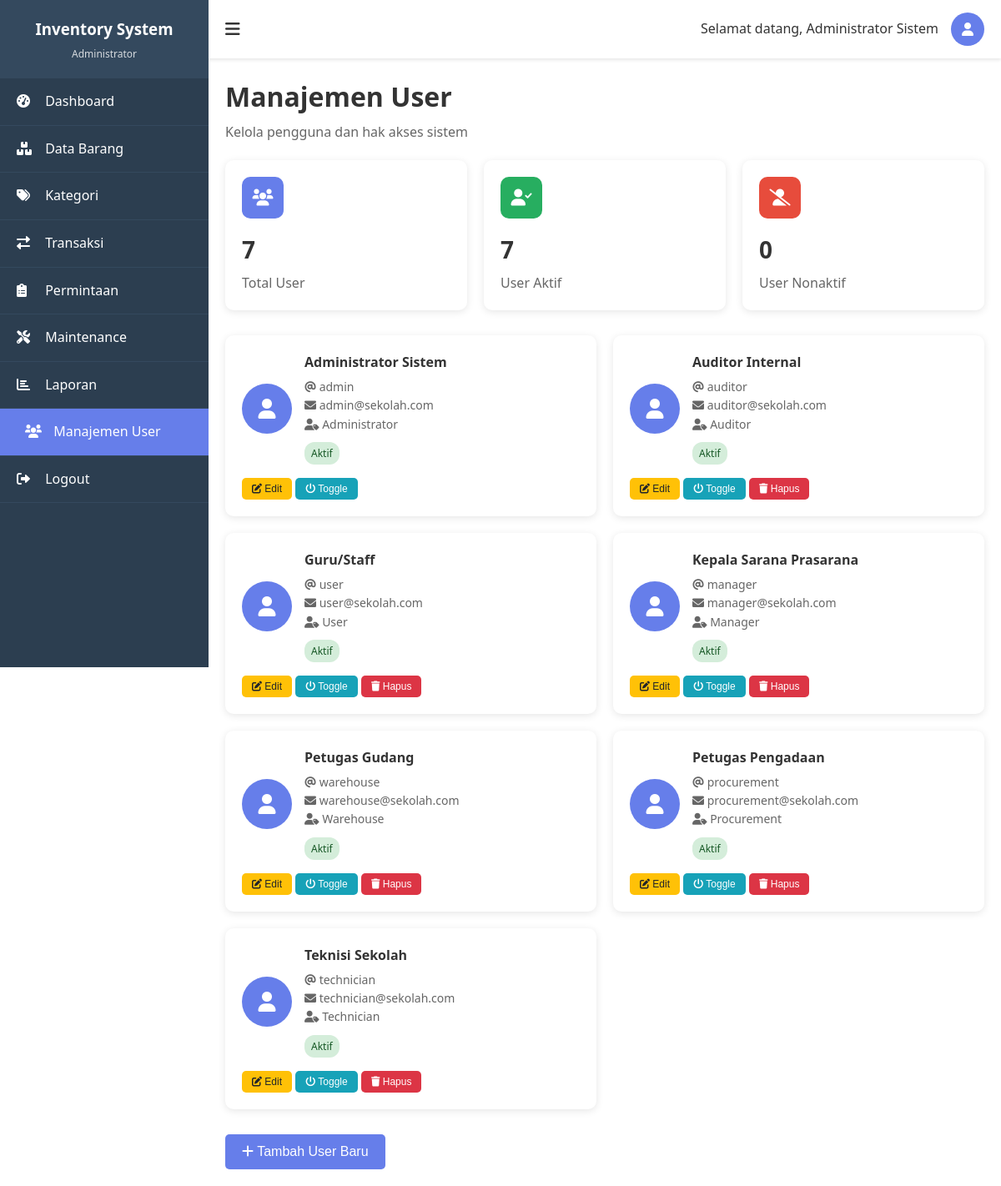
The page /pages/users.php (signed in) on the database its author committed.
### tables this page shows
CREATE TABLE users (
    id INT PRIMARY KEY AUTO_INCREMENT,
    username VARCHAR(50) UNIQUE NOT NULL,
    password VARCHAR(255) NOT NULL,
    full_name VARCHAR(100) NOT NULL,
    email VARCHAR(100),
    role_id INT,
    is_active BOOLEAN DEFAULT TRUE,
    created_at TIMESTAMP DEFAULT CURRENT_TIMESTAMP,
    FOREIGN KEY (role_id) REFERENCES roles(id)
);

CREATE TABLE roles (
    id INT PRIMARY KEY AUTO_INCREMENT,
    role_name VARCHAR(50) NOT NULL,
    description TEXT
);

### config/auth.php (called while the page is built, shortened)
<?php
require_once 'database.php';
class Auth {
    public function __construct() {
        $database = new Database();
    }
    public function isLoggedIn() {
        return isset($_SESSION['user_id']);
    }
    public function hasRole($roles) {
        if(is_array($roles)) {
            return in_array($_SESSION['role_name'], $roles);
        }
        return $_SESSION['role_name'] === $roles;
    }
}
?>

### config/database.php (called while the page is built, shortened)
<?php
class Database {
    private $host = "localhost";
    private $username = "root";
    private $password = "";
    private $database = "inventory_sekolah";
    public function connect() {
        $this->conn = null;
        try {
            $this->conn = new PDO("mysql:host=" . $this->host . ";dbname=" . $this->database,
                                $this->username, $this->password);
            $this->conn->setAttribute(PDO::ATTR_ERRMODE, PDO::ERRMODE_EXCEPTION);
        } catch(PDOException $e) {
            echo "Connection error: " . $e->getMessage();
        }
        return $this->conn;
    }
}
?>

### pages/users.php (the view, shortened to what this page needs)
<?php
require_once '../config/auth.php';
require_once '../config/database.php';
$auth = new Auth();
$auth->requireLogin();
$database = new Database();
$db = $database->connect();
$stmt = $db->query("SELECT u.*, r.role_name FROM users u JOIN roles r ON u.role_id = r.id ORDER BY u.full_name");
$users = $stmt->fetchAll(PDO::FETCH_ASSOC);
$stmt = $db->query("SELECT
    COUNT(*) as total_users,
    SUM(CASE WHEN is_active = 1 THEN 1 ELSE 0 END) as active_users,
    SUM(CASE WHEN is_active = 0 THEN 1 ELSE 0 END) as inactive_users
    FROM users");
$user_stats = $stmt->fetch(PDO::FETCH_ASSOC);
?>
<!DOCTYPE html>
<html lang="id">
<head>
    <link href="https://cdnjs.cloudflare.com/ajax/libs/font-awesome/6.0.0/css/all.min.css" rel="stylesheet">
    <link href="../assets/css/style.css" rel="stylesheet">
    <link href="../assets/css/additional.css" rel="stylesheet">
</head>
<body>
    <div class="dashboard">
        <nav class="sidebar" id="sidebar">
            <div class="sidebar-header">
                <h3>Inventory System</h3>
                <p><?php echo $_SESSION['role_name']; ?></p>
            </div>
            <ul class="sidebar-nav">
                <li><a href="dashboard.php"><i class="fas fa-tachometer-alt"></i> Dashboard</a></li>
                <li><a href="items.php"><i class="fas fa-boxes"></i> Data Barang</a></li>
                <li><a href="categories.php"><i class="fas fa-tags"></i> Kategori</a></li>
                <?php if($auth->hasRole(['Administrator', 'Manager', 'Procurement', 'Warehouse'])): ?>
                <li><a href="transactions.php"><i class="fas fa-exchange-alt"></i> Transaksi</a></li>
                <?php endif; ?>
                <?php if($auth->hasRole(['Administrator', 'Manager', 'Procurement'])): ?>
                <li><a href="requests.php"><i class="fas fa-clipboard-list"></i> Permintaan</a></li>
                <?php endif; ?>
                <?php if($auth->hasRole(['Administrator', 'Technician'])): ?>
                <li><a href="maintenance.php"><i class="fas fa-tools"></i> Maintenance</a></li>
                <?php endif; ?>
                <?php if($auth->hasRole(['Administrator', 'Manager', 'Auditor'])): ?>
                <li><a href="reports.php"><i class="fas fa-chart-bar"></i> Laporan</a></li>
                <?php endif; ?>
                <?php if($auth->hasRole(['Administrator'])): ?>
                <li><a href="users.php" class="active"><i class="fas fa-users"></i> Manajemen User</a></li>
                <?php endif; ?>
                <li><a href="../config/logout.php"><i class="fas fa-sign-out-alt"></i> Logout</a></li>
            </ul>
        </nav>
        <div class="main-content" id="main-content">
            <div class="topbar">
                <button class="menu-toggle" id="menu-toggle">
                    <i class="fas fa-bars"></i>
                </button>
                <div class="user-info">
                    <span>Selamat datang, <?php echo $_SESSION['full_name']; ?></span>
                    <div class="user-avatar">
                        <i class="fas fa-user"></i>
                    </div>
                </div>
            </div>
            <div class="content">
                <div class="page-title">
                    <h1>Manajemen User</h1>
                    <p>Kelola pengguna dan hak akses sistem</p>
                </div>
                <div class="stats-grid">
                    <div class="stat-card primary">
                        <div class="icon">
                            <i class="fas fa-users"></i>
                        </div>
                        <h3><?php echo $user_stats['total_users']; ?></h3>
                        <p>Total User</p>
                    </div>
                    <div class="stat-card success">
                        <div class="icon">
                            <i class="fas fa-user-check"></i>
                        </div>
                        <h3><?php echo $user_stats['active_users']; ?></h3>
                        <p>User Aktif</p>
                    </div>
                    <div class="stat-card danger">
                        <div class="icon">
                            <i class="fas fa-user-slash"></i>
                        </div>
                        <h3><?php echo $user_stats['inactive_users']; ?></h3>
                        <p>User Nonaktif</p>
                    </div>
                </div>
                <div class="user-grid">
                    <?php foreach($users as $user): ?>
                    <div class="user-card">
                        <div class="user-card-header">
                            <div class="user-avatar-large">
                                <i class="fas fa-user"></i>
                            </div>
                            <div class="user-info-card">
                                <h4><?php echo htmlspecialchars($user['full_name']); ?></h4>
                                <p><i class="fas fa-at"></i> <?php echo htmlspecialchars($user['username']); ?></p>
                                <p><i class="fas fa-envelope"></i> <?php echo htmlspecialchars($user['email']); ?></p>
                                <p><i class="fas fa-user-tag"></i> <?php echo htmlspecialchars($user['role_name']); ?></p>
                                <span class="user-status <?php echo $user['is_active'] ? 'active' : 'inactive'; ?>">
                                    <?php echo $user['is_active'] ? 'Aktif' : 'Nonaktif'; ?>
                                </span>
                            </div>
                        </div>
                        <div class="user-actions">
                            <button class="btn btn-sm btn-warning" onclick="editUser(<?php echo htmlspecialchars(json_encode($user)); ?>)">
                                <i class="fas fa-edit"></i> Edit
                            </button>
                            <button class="btn btn-sm btn-info" onclick="toggleUserStatus(<?php echo $user['id']; ?>, '<?php echo htmlspecialchars($user['full_name']); ?>')">
                                <i class="fas fa-power-off"></i> Toggle
                            </button>
                            <?php if($user['id'] != $_SESSION['user_id']): ?>
                            <button class="btn btn-sm btn-danger" onclick="deleteUser(<?php echo $user['id']; ?>, '<?php echo htmlspecialchars($user['full_name']); ?>')">
                                <i class="fas fa-trash"></i> Hapus
                            </button>
                            <?php endif; ?>
                        </div>
                    </div>
                    <?php endforeach; ?>
                </div>
                <div class="text-center">
                    <button class="btn btn-primary btn-lg" onclick="openModal('addModal')">
                        <i class="fas fa-plus"></i> Tambah User Baru
                    </button>
                </div>
            </div>
        </div>
    </div>
</body>
</html>

### assets/css/style.css (style rules this page uses)
* { margin: 0; padding: 0; box-sizing: border-box; }
body { font-family: 'Segoe UI', Tahoma, Geneva, Verdana, sans-serif; line-height: 1.6; color: #333; }
.btn { padding: 12px 20px; border: none; border-radius: 5px; cursor: pointer; font-size: 16px; font-weight: 500; transition: all 0.3s ease; text-decoration: none; display: inline-block; }
.btn-primary { background: #667eea; color: white; }
.dashboard { display: flex; min-height: 100vh; }
.sidebar { width: 250px; background: #2c3e50; color: white; position: fixed; height: 100vh; overflow-y: auto; transform: translateX(-250px); transition: transform 0.3s ease; z-index: 1000; }
.sidebar.active { transform: translateX(0); }
.sidebar-header { padding: 20px; background: #34495e; text-align: center; }
.sidebar-header h3 { margin-bottom: 5px; }
.sidebar-header p { font-size: 12px; opacity: 0.8; }
.sidebar-nav { padding: 0; list-style: none; }
.sidebar-nav li { border-bottom: 1px solid #34495e; }
.sidebar-nav a { display: block; padding: 15px 20px; color: white; text-decoration: none; transition: all 0.3s ease; }
.sidebar-nav a:hover, .sidebar-nav a.active { background: #667eea; padding-left: 30px; }
.sidebar-nav i { margin-right: 10px; width: 20px; }
.main-content { flex: 1; margin-left: 0; transition: margin-left 0.3s ease; }
.main-content.sidebar-open { margin-left: 250px; }
.topbar { background: white; padding: 15px 20px; box-shadow: 0 2px 4px rgba(0,0,0,0.1); display: flex; justify-content: space-between; align-items: center; }
.menu-toggle { background: none; border: none; font-size: 20px; cursor: pointer; color: #333; }
.user-info { display: flex; align-items: center; gap: 15px; }
.user-avatar { width: 40px; height: 40px; background: #667eea; border-radius: 50%; display: flex; align-items: center; justify-content: center; color: white; }
.content { padding: 20px; }
.page-title { margin-bottom: 20px; }
.page-title h1 { color: #333; margin-bottom: 5px; }
.page-title p { color: #666; }
.stats-grid { display: grid; grid-template-columns: repeat(auto-fit, minmax(250px, 1fr)); gap: 20px; margin-bottom: 30px; }
.stat-card { background: white; padding: 20px; border-radius: 10px; box-shadow: 0 2px 10px rgba(0,0,0,0.1); transition: transform 0.3s ease; }
.stat-card .icon { width: 50px; height: 50px; border-radius: 10px; display: flex; align-items: center; justify-content: center; color: white; font-size: 20px; margin-bottom: 15px; }
.stat-card.primary .icon { background: #667eea; }
.stat-card.success .icon { background: #27ae60; }
.stat-card.danger .icon { background: #e74c3c; }
.stat-card h3 { font-size: 28px; margin-bottom: 5px; color: #333; }
.stat-card p { color: #666; margin-bottom: 0; }
.fade-in { animation: fadeIn 0.5s ease-in; }

### assets/css/additional.css (style rules this page uses)
.btn-sm { padding: 6px 12px; font-size: 12px; }
.btn-info { background: #17a2b8; color: white; }
.btn-warning { background: #ffc107; color: #212529; }
.btn-danger { background: #dc3545; color: white; }
.user-grid { display: grid; grid-template-columns: repeat(auto-fit, minmax(300px, 1fr)); gap: 20px; margin-bottom: 30px; }
.user-card { background: white; padding: 20px; border-radius: 10px; box-shadow: 0 2px 10px rgba(0,0,0,0.1); transition: transform 0.3s ease; }
.user-card-header { display: flex; align-items: center; margin-bottom: 15px; }
.user-avatar-large { width: 60px; height: 60px; background: #667eea; border-radius: 50%; display: flex; align-items: center; justify-content: center; color: white; font-size: 24px; margin-right: 15px; }
.user-info-card h4 { margin: 0 0 5px 0; color: #333; }
.user-info-card p { margin: 0; color: #666; font-size: 14px; }
.user-status { display: inline-block; padding: 4px 8px; border-radius: 12px; font-size: 12px; font-weight: 500; margin-top: 10px; }
.user-status.active { background: #d4edda; color: #155724; }

### rows shown on the page
users: full_name "Administrator Sistem", username "admin", email "admin@sekolah.com", role.role_name "Administrator", is_active "Aktif"
users: full_name "Auditor Internal", username "auditor", email "auditor@sekolah.com", role.role_name "Auditor", is_active "Aktif"
users: full_name "Guru/Staff", username "user", email "user@sekolah.com", role.role_name "User", is_active "Aktif"
users: full_name "Kepala Sarana Prasarana", username "manager", email "manager@sekolah.com", role.role_name "Manager", is_active "Aktif"
users: full_name "Petugas Gudang", username "warehouse", email "warehouse@sekolah.com", role.role_name "Warehouse", is_active "Aktif"
users: full_name "Petugas Pengadaan", username "procurement", email "procurement@sekolah.com", role.role_name "Procurement", is_active "Aktif"
users: full_name "Teknisi Sekolah", username "technician", email "technician@sekolah.com", role.role_name "Technician", is_active "Aktif"

### other values the page prints
$_SESSION['role_name'] "Administrator"
$_SESSION['full_name'] "Administrator Sistem"
$user_stats['total_users'] "7"
$user_stats['active_users'] "7"
$user_stats['inactive_users'] "0"
